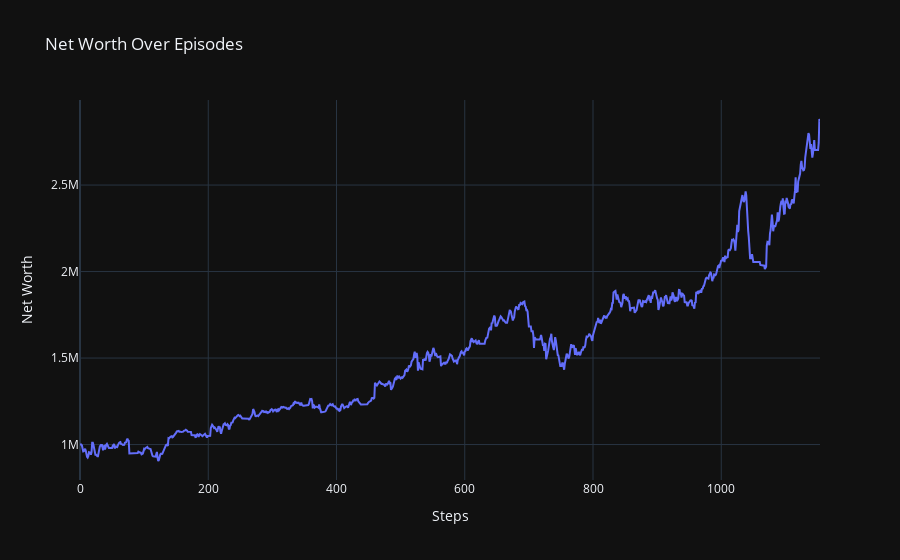

Notebook cell for this chart:
### Code cell
# Plot net worth over episodes using Plotly
import plotly.graph_objects as go

fig = go.Figure()

# Loop through each episode's net worth log and plot
for i, episode_log in enumerate(results["net_worth_logs"]):
    fig.add_trace(go.Scatter(
        x=list(range(len(episode_log))),  # X-axis represents steps in each episode
        y=episode_log,                    # Y-axis represents net worth
        mode='lines',
        name=f'Episode {i+1}'             # Name for the legend, denoting the episode number
    ))

fig.update_layout(
    title=f'Net Worth Over Episodes',    # Set the plot title
    xaxis_title='Steps',                 # Label for the X-axis (steps)
    yaxis_title='Net Worth',             # Label for the Y-axis (net worth)
    template='plotly_dark'               # Optional: You can use a different template if you prefer
)

fig.show()

### Figure 1 — Plotly figure (JSON) as saved in the notebook; plotly's stock layout.template omitted (floating-point values rounded to 4 significant figures; data arrays with more than 128 entries replaced by an {"elided": "..."} marker saying what was removed)
{"data": [{"mode": "lines", "name": "Episode 1", "type": "scatter", "x": {"elided": "1155 int values"}, "y": {"elided": "1155 float values"}}], "layout": {"title": {"text": "Net Worth Over Episodes"}, "xaxis": {"title": {"text": "Steps"}}, "yaxis": {"title": {"text": "Net Worth"}}}}
